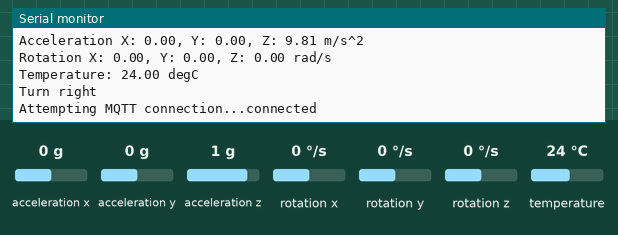
Recording of a program running on a simulated ESP32. Shown: the last lines printed to the serial monitor. The test bench sets the inputs (shaded band); at power-on: rotation z 0 °/s, acceleration x 0 g, acceleration y 0 g, acceleration z 1 g, rotation x 0 °/s, rotation y 0 °/s, temperature 24 °C. WiFi joins after 1.5 s; servers stay silent unless stated; no MQTT or app messages arrive unless stated.

Above: at 2.8 s.
2.9 s: rotation z set to 2 °/s
At 4.3 s:
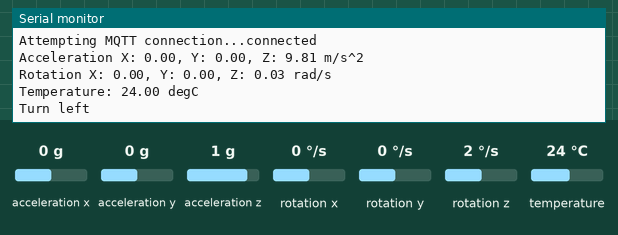
6.1 s: acceleration x set to -1.4 g
8.2 s: acceleration y set to -1.4 g
10.3 s: acceleration z set to -1.4 g
12.4 s: rotation x set to -192 °/s
At 14.7 s:
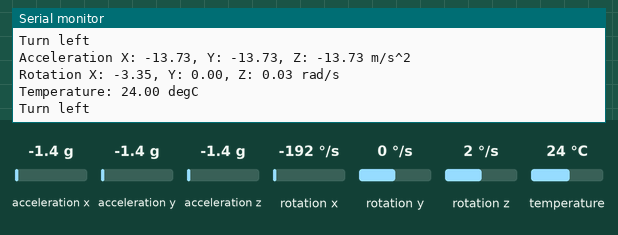

Measured:
- the behaviour switches between 0 and 1 °/s on rotation z (found by bisection; images 0 and 1)
- after the input at 2.9 s, the serial monitor: prints a new line after 0.29 s (image 1)
- after the input at 12.4 s, the serial monitor: prints a new line after 1.4 s (image 2)

The program:

main.cpp
```cpp
/***
 *
 *
  Basic demo for accelerometer readings from Adafruit MPU6050

  ESP32 Guide: https://RandomNerdTutorials.com/esp32-mpu-6050-accelerometer-gyroscope-arduino/
  ESP8266 Guide: https://RandomNerdTutorials.com/esp8266-nodemcu-mpu-6050-accelerometer-gyroscope-arduino/
  Arduino Guide: https://RandomNerdTutorials.com/arduino-mpu-6050-accelerometer-gyroscope/

  For ubuntu
  Install mosquitto broker   http://www.steves-internet-guide.com/install-mosquitto-linux/
  Install MQTT explorer
  Subscriber to topic gyro/value to receive gyro values with a delay of 5 seconds and similarly to accl/value

  For Windows
  Install emqtx broker
  Install mqtt explorer
***/


#include <Arduino.h>
#include <WiFi.h>
#include <PubSubClient.h>
#include <Wire.h>
#include <Adafruit_MPU6050.h>
#include <Adafruit_Sensor.h>
#include <Wire.h>

// Replace the next variables with your SSID/Password combination
const char *ssid = "*********";
const char *password = "**********";

Adafruit_MPU6050 mpu;

// Add your MQTT Broker IP address, example:
// const char* mqtt_server = "192.168.1.144";
const char *mqtt_server = "test.mosquitto.org";

WiFiClient espClient;
PubSubClient client(espClient);
long lastMsg = 0;
char msg[50];
int value = 0;

void setup_wifi();
void callback(char *topic, byte *message, unsigned int length);
void reconnect() ;

void setup(void)
{
  Serial.begin(115200);
  setup_wifi();
  client.setServer(mqtt_server, 1883);
  client.setCallback(callback);
  while (!Serial)
    delay(10); // will pause Zero, Leonardo, etc until serial console opens

  Serial.println("Adafruit MPU6050 test!");

  // Try to initialize!
  if (!mpu.begin())
  {
    Serial.println("Failed to find MPU6050 chip");
    while (1)
    {
      delay(10);
    }
  }
  Serial.println("MPU6050 Found!");

  mpu.setAccelerometerRange(MPU6050_RANGE_8_G);
  Serial.print("Accelerometer range set to: ");
  switch (mpu.getAccelerometerRange())
  {
  case MPU6050_RANGE_2_G:
    Serial.println("+-2G");
    break;
  case MPU6050_RANGE_4_G:
    Serial.println("+-4G");
    break;
  case MPU6050_RANGE_8_G:
    Serial.println("+-8G");
    break;
  case MPU6050_RANGE_16_G:
    Serial.println("+-16G");
    break;
  }
  mpu.setGyroRange(MPU6050_RANGE_500_DEG);
  Serial.print("Gyro range set to: ");
  switch (mpu.getGyroRange())
  {
  case MPU6050_RANGE_250_DEG:
    Serial.println("+- 250 deg/s");
    break;
  case MPU6050_RANGE_500_DEG:
    Serial.println("+- 500 deg/s");
    break;
  case MPU6050_RANGE_1000_DEG:
    Serial.println("+- 1000 deg/s");
    break;
  case MPU6050_RANGE_2000_DEG:
    Serial.println("+- 2000 deg/s");
    break;
  }

  mpu.setFilterBandwidth(MPU6050_BAND_5_HZ);
  Serial.print("Filter bandwidth set to: ");
  switch (mpu.getFilterBandwidth())
  {
  case MPU6050_BAND_260_HZ:
    Serial.println("260 Hz");
    break;
  case MPU6050_BAND_184_HZ:
    Serial.println("184 Hz");
    break;
  case MPU6050_BAND_94_HZ:
    Serial.println("94 Hz");
    break;
  case MPU6050_BAND_44_HZ:
    Serial.println("44 Hz");
    break;
  case MPU6050_BAND_21_HZ:
    Serial.println("21 Hz");
    break;
  case MPU6050_BAND_10_HZ:
    Serial.println("10 Hz");
    break;
  case MPU6050_BAND_5_HZ:
    Serial.println("5 Hz");
    break;
  }

  Serial.println("");
  delay(100);
}

void loop()
{
  /* Get new sensor events with the readings */
  sensors_event_t a, g, temp;
  mpu.getEvent(&a, &g, &temp);

  /* Print out the values */
  Serial.print("Acceleration X: ");
  Serial.print(a.acceleration.x);
  Serial.print(", Y: ");
  Serial.print(a.acceleration.y);
  Serial.print(", Z: ");
  Serial.print(a.acceleration.z);
  Serial.println(" m/s^2");

  Serial.print("Rotation X: ");
  Serial.print(g.gyro.x);
  Serial.print(", Y: ");
  Serial.print(g.gyro.y);
  Serial.print(", Z: ");
  Serial.print(g.gyro.z);
  Serial.println(" rad/s");

  Serial.print("Temperature: ");
  Serial.print(temp.temperature);
  Serial.println(" degC");

    if (g.gyro.z > 0) { // Adjust this threshold as needed
    Serial.println("Turn left");
  } else  { // Adjust this threshold as needed
    Serial.println("Turn right");
  }

  Serial.println("");
  delay(500);

  if (!client.connected())
  {
    reconnect();
  }
  client.loop();

  if (client.connected()){
    char data[64];
    sprintf(data,"{\"x\": %f,\"y\":%f,\"z\":%f}",g.gyro.x,g.gyro.y,g.gyro.z);
    client.publish("gyro/value",data);
    sprintf(data,"{\"x\": %f,\"y\":%f,\"z\":%f}",a.acceleration.x,a.acceleration.y,a.acceleration.z);
    client.publish("accl/value",data);

     // Check if a turn is detected
    if (g.gyro.z > 0) { // Adjust this threshold as needed
    // Serial.println("Turn left");
    client.publish("Motion/Req","I need food");
    } else  { // Adjust this threshold as needed
    // Serial.println("Turn right");
    client.publish("Motion/Req","I need water");
    }
    delay(1000);
  }

  long now = millis();
  if (now - lastMsg > 5000)
  {
    lastMsg = now;
  }
}

void setup_wifi()
{
  delay(10);
  // We start by connecting to a WiFi network
  Serial.println();
  Serial.print("Connecting to ");
  Serial.println(ssid);

  WiFi.begin(ssid, password);

  while (WiFi.status() != WL_CONNECTED)
  {
    delay(500);
    Serial.print(".");
  }

  Serial.println("");
  Serial.println("WiFi connected");
  Serial.println("IP address: ");
  Serial.println(WiFi.localIP());
}

void callback(char *topic, byte *message, unsigned int length)
{
  Serial.print("Message arrived on topic: ");
  Serial.print(topic);
  Serial.print(". Message: ");
  String messageTemp;

  for (int i = 0; i < length; i++)
  {
    Serial.print((char)message[i]);
    messageTemp += (char)message[i];
  }
  Serial.println();

  // Feel free to add more if statements to control more GPIOs with MQTT

  // If a message is received on the topic esp32/output, you check if the message is either "on" or "off".
  // Changes the output state according to the message
  if (String(topic) == "esp32/output")
  {
    Serial.print("Changing output to ");
    if (messageTemp == "on")
    {
      Serial.println("on");
    }
    else if (messageTemp == "off")
    {
      Serial.println("off");
    }
  }
}

void reconnect() {
  // Loop until we're reconnected
  while (!client.connected()) {
    Serial.print("Attempting MQTT connection...");
    // Attempt to connect
    if (client.connect("ESP8266Client")) {
      Serial.println("connected");
      // Subscribe
      // client.subscribe("esp32/output");
    } else {
      Serial.print("failed, rc=");
      Serial.print(client.state());
      Serial.println(" try again in 5 seconds");
      // Wait 5 seconds before retrying
      delay(5000);
    }
  }
}
```
